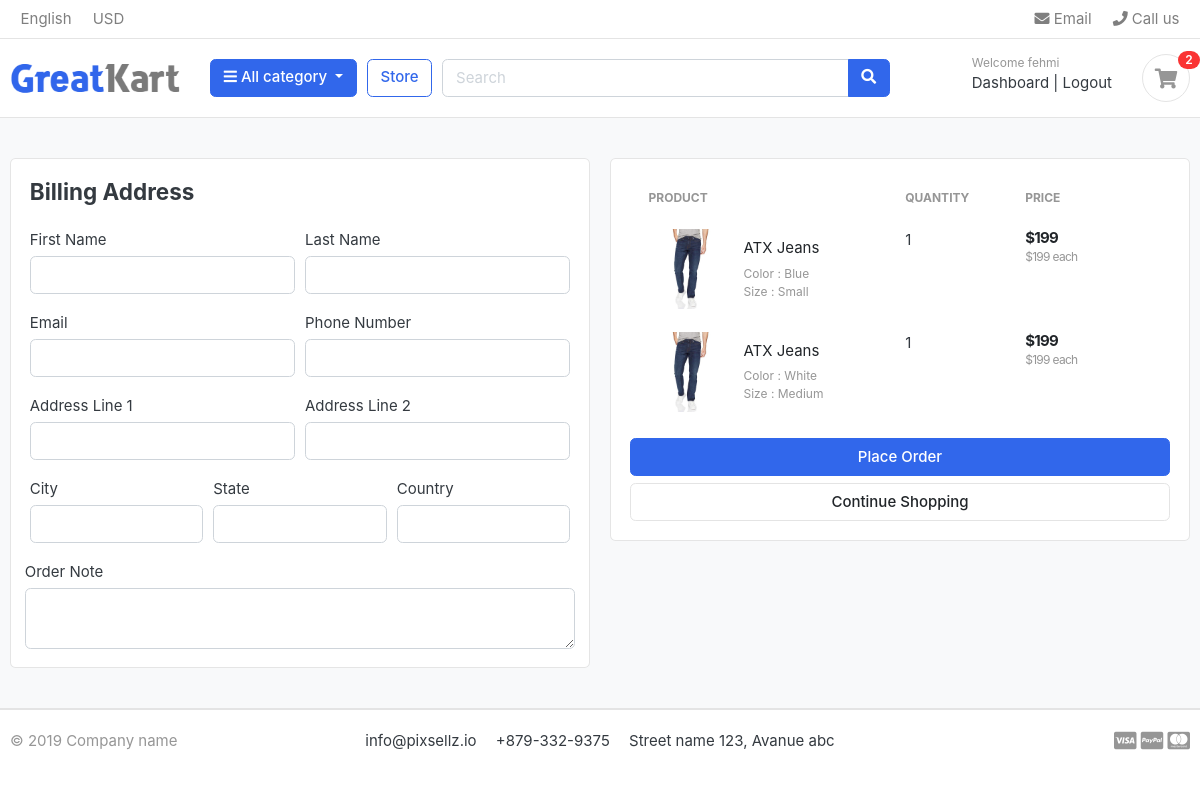
/cart/checkout/ (signed in), run on an earlier commit of the app's database.
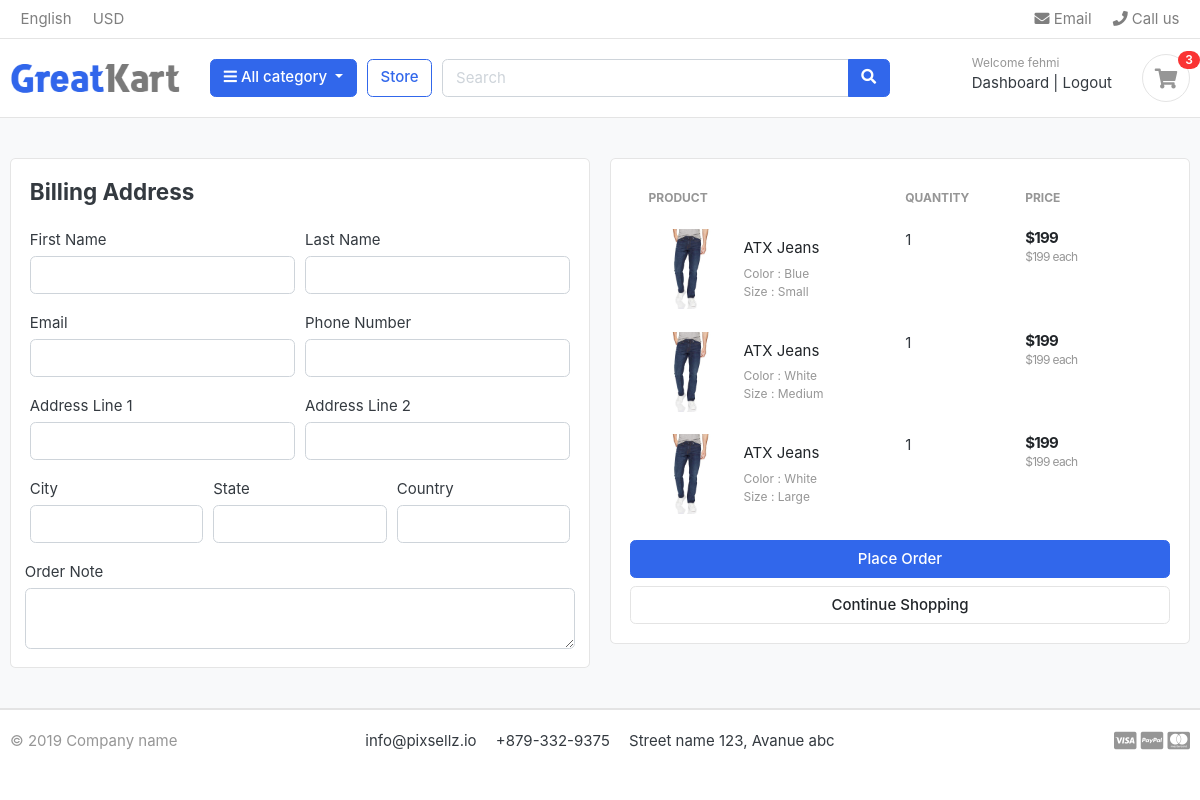
And on a later commit of the database.
### carts/models.py (models this page shows, shortened)
class CartItem(models.Model):
    user  = models.ForeignKey(Account,  on_delete=models.CASCADE, null = True)
    product = models.ForeignKey(Product, on_delete=models.CASCADE)
    variations = models.ManyToManyField(Variation, blank=True)
    cart = models.ForeignKey(Cart, on_delete=models.CASCADE, null = True)
    quantity = models.IntegerField()
    is_active = models.BooleanField(default=True)
    def sub_total(self):
        return self.product.price * self.quantity

### store/models.py (models this page shows, shortened)
class Product(models.Model):
    product_name = models.CharField(max_length=200, unique=True)
    slug = models.SlugField(max_length=255, unique=True)
    description = models.TextField(max_length=255, blank=True)
    price = models.IntegerField()
    images = models.ImageField(upload_to='photos/products')
    stock = models.IntegerField()
    is_available = models.BooleanField(default=True)
    category = models.ForeignKey(Category, on_delete=models.CASCADE)
    created_date = models.DateTimeField(auto_now_add=True)
    modified_date = models.DateTimeField(auto_now=True)
    def get_url(self):
        return reverse('product_detail', args=[self.category.slug, self.slug])

class Variation(models.Model):
    product = models.ForeignKey(Product, on_delete=models.CASCADE)
    variation_category = models.CharField(
        max_length=100, choices=variation_category_choice)
    variation_value = models.CharField(max_length=100)
    is_active = models.BooleanField(default=True)
    created_date = models.DateTimeField(auto_now=True)
    objects = VariationManager()

### carts/views.py (the view)
# urls.py: path('checkout/', views.checkout, name = 'checkout'),
@login_required(login_url='login')
def checkout(request, total=0, quantitiy=0, cart_items=None):
    tax = 0
    grand_total = int()
    try:
        if request.user.is_authenticated:
            cart_items = CartItem.objects.filter(
                user=request.user, is_active=True)
        else:
            cart = Cart.objects.get(cart_id=_cart_id(request))
            cart_items = CartItem.objects.filter(cart=cart, is_active=True)
        for cart_item in cart_items:
            total += (cart_item.product.price * cart_item.quantity)
            quantitiy += cart_item.quantity
        tax = (2 * total) / 100
        grand_total = total + tax
    except ObjectDoesNotExist:
        pass
    context = {
        'total': total,
        'quantity': quantitiy,
        'cart_items': cart_items,
        'tax': tax,
        'grand_total': grand_total,
    }
    return render(request, 'store/checkout.html', context)

### carts/context_processors.py (called while the page is built)
def counter(request):
    cart_count = 0
    if 'admin' in request.path:
        return {}
    else:
        try:
            cart = Cart.objects.filter(cart_id=_cart_id(request))
            if request.user.is_authenticated:
                cart_items = CartItem.objects.all().filter(user=request.user)
            else:
                cart_items = CartItem.objects.all().filter(cart=cart[:1])
            for cart_item in cart_items:
                cart_count += cart_item.quantity
        except Cart.DoesNotExist:
            cart_count = 0
    return dict(cart_count=cart_count)

### carts/views.py (called while the page is built)
def _cart_id(request):
    cart = request.session.session_key
    if not cart:
        cart = request.session.create()
    return cart

### category/context_processors.py (called while the page is built)
def menu_links(request):
    links = Category.objects.all()
    return dict(links=links)

### category/models.py (called while the page is built)
    def get_url(self):
        return reverse('products_by_category', args=[self.slug])

### templates/store/checkout.html (shortened to what the changed rows need)
{% extends 'base.html' %}
{% load static %}
{% block content %}
<section class="section-content padding-y bg">
  <div class="container">
    <div class="row">
      <aside class="col-lg-6">
        <div class="card">
          <div class="card-body">
          <table class="table table-borderless table-shopping-cart">
            <thead class="text-muted">
              <tr class="small text-uppercase">
                <th scope="col">Product</th>
                <th scope="col" width="120">Quantity</th>
                <th scope="col" width="120">Price</th>
              </tr>
            </thead>
            <tbody>
              {% for cart_item in cart_items %}
              <tr>
                <td>
                  <figure class="itemside align-items-center">
                    <div class="aside">
                      <img
                        src="{{ cart_item.product.images.url }}"
                        class="img-sm"
                      />
                    </div>
                    <figcaption class="info">
                      <a
                        href="{{ cart_item.product.get_url }}"
                        class="title text-dark"
                        >{{ cart_item.product.product_name }}</a
                      >
                      <p class="text-muted small">
                          {% if cart_item.variations.all %}
                            {% for item in cart_item.variations.all  %}
                              {{ item.variation_category | capfirst}} :  {{ item.variation_value | capfirst }}
                              <br>
                            {% endfor %}
                          {% endif %}
                      </p>
                    </figcaption>
                  </figure>
                </td>
                <td>
                    <label for="">{{cart_item.quantity}}</label>
                </td>
                <td>
                  <div class="price-wrap">
                    <var class="price">${{ cart_item.sub_total }}</var>
                    <small class="text-muted">
                      ${{cart_item.product.price}} each
                    </small>
                  </div>
                </td>
                <td class="text-right">
              </tr>
              {% endfor %}
            </tbody>
          </table>
          </div>
        </div>
      </aside>
    </div>
  </div>
</section>
{% endblock %}

### templates/includes/navbar.html (shortened to what this page needs)
{% load static %}
<header class="section-header">
  <nav class="navbar p-md-0 navbar-expand-sm navbar-light border-bottom">
    <div class="container">
      <div class="collapse navbar-collapse" id="navbarTop4">
        <ul class="navbar-nav mr-auto">
          <li class="nav-item dropdown">
            <a href="#" class="nav-link"> English </a>
          </li>
          <li class="nav-item dropdown">
            <a href="#" class="nav-link"> USD </a>
          </li>
        </ul>
        <ul class="navbar-nav">
          <li>
            <a href="#" class="nav-link">
              <i class="fa fa-envelope"></i> Email
            </a>
          </li>
          <li>
            <a href="#" class="nav-link">
              <i class="fa fa-phone"></i> Call us
            </a>
          </li>
        </ul>
      </div>
    </div>
  </nav>
  <section class="header-main border-bottom">
    <div class="container">
      <div class="row align-items-center">
        <div class="col-lg-2 col-md-3 col-6">
          <a href="{% url 'home' %}" class="brand-wrap">
            <img class="logo" src="{% static './images/logo.png' %}" />
          </a>
        </div>
        <div class="col-lg col-sm col-md col-6 flex-grow-0">
          <div class="category-wrap dropdown d-inline-block float-right">
            <button
              type="button"
              class="btn btn-primary dropdown-toggle"
              data-toggle="dropdown"
            >
              <i class="fa fa-bars"></i> All category
            </button>
          </div>
        </div>
        <a href="{% url 'store' %}" class="btn btn-outline-primary">Store</a>
        <div class="col-lg col-md-6 col-sm-12 col">
          <form action="{% url 'search' %}" class="search" method="GET">
            <div class="input-group w-100">
              <input
                type="text"
                class="form-control"
                style="width: 60%"
                placeholder="Search"
                name="keyword"
              />
              <div class="input-group-append">
                <button class="btn btn-primary" type="submit">
                  <i class="fa fa-search"></i>
                </button>
              </div>
            </div>
          </form>
        </div>
        <div class="col-lg-3 col-sm-6 col-8 order-2 order-lg-3">
          <div class="d-flex justify-content-end mb-3 mb-lg-0">
          {% if user.id is  None %}
            <div class="widget-header">
              <small class="title text-muted">Welcome guest!</small>
              <div>
                <a href="{% url 'login' %}">Login</a>
                <span class="dark-transp"> | </span>
                <a href="{% url 'register' %}"> Register</a>
              </div>
            </div>
            {% else %}
            <div class="widget-header">
              <small class="title text-muted">Welcome {{user.first_name}}</small>
              <div>
                <a href="{% url 'dashboard' %}">Dashboard</a>
                <span class="dark-transp"> | </span>
                <a href="{% url 'logout' %}"> Logout</a>
              </div>
            </div>
              {% endif %}
            <a href="{% url 'cart' %}" class="widget-header pl-3 ml-3">
              <div class="icon icon-sm rounded-circle border">
                <i class="fa fa-shopping-cart"></i>
              </div>
              <span class="badge badge-pill badge-danger notify"
                >{{ cart_count }}</span
              >
            </a>
          </div>
        </div>
      </div>
    </div>
  </section>
</header>

What changed in the data, as far as the page shows it:
added CartItem: product.images (picture), product.product_name "ATX Jeans", quantity "1", sub_total "199", product.price "199", Variation (variation_category "Color", variation_value "White")
now on this page (row unchanged): Variation: variation_category "Size", variation_value "Large", shown under "ATX Jeans"
Also different on the page:
{{ cart_count }}: "2" → "3"
